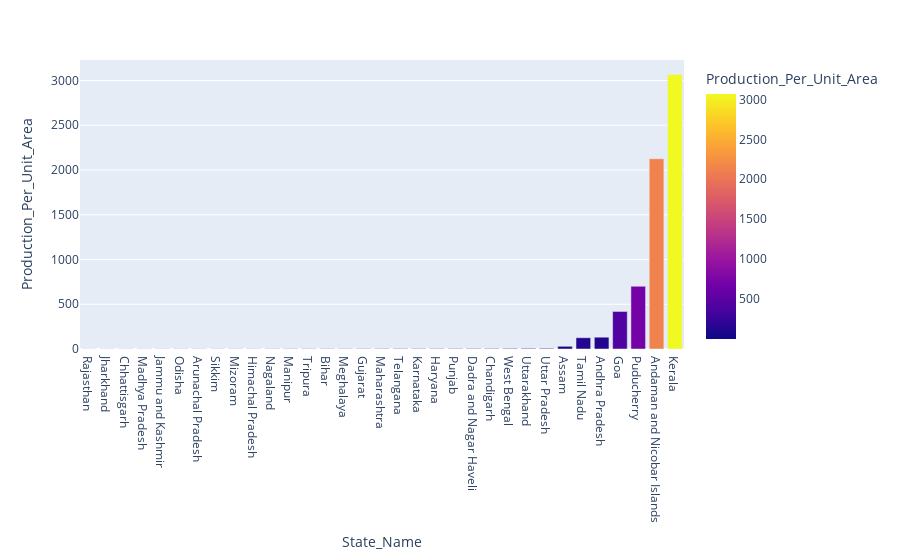

The notebook cell saved with this chart:
### Code cell
temp = crop.groupby('State_Name')['Area', 'Production'].sum().reset_index()
temp['Production_Per_Unit_Area'] = temp['Production']/temp['Area']
temp = temp.sort_values(by='Production_Per_Unit_Area')
px.bar(temp, 'State_Name', 'Production_Per_Unit_Area', color='Production_Per_Unit_Area', )

### Figure 1 — Plotly figure (JSON) as saved in the notebook; plotly's stock layout.template omitted (floating-point values rounded to 4 significant figures)
{"data": [{"alignmentgroup": "True", "hovertemplate": "State_Name=%{x}<br>Production_Per_Unit_Area=%{marker.color}<extra></extra>", "legendgroup": "", "marker": {"color": [1.034, 1.148, 1.216, 1.361, 1.435, 1.456, 1.564, 1.598, 1.672, 1.78, 2.103, 2.606, 2.698, 2.857, 3.002, 3.384, 3.922, 4.119, 4.255, 4.255, 4.627, 4.66, 5.108, 6.49, 7.033, 7.459, 30.01, 125.9, 131.7, 419.5, 701.1, 2126.0, 3068.0], "coloraxis": "coloraxis", "pattern": {"shape": ""}}, "name": "", "offsetgroup": "", "orientation": "v", "showlegend": false, "textposition": "auto", "type": "bar", "x": ["Rajasthan", "Jharkhand", "Chhattisgarh", "Madhya Pradesh", "Jammu and Kashmir ", "Odisha", "Arunachal Pradesh", "Sikkim", "Mizoram", "Himachal Pradesh", "Nagaland", "Manipur", "Tripura", "Bihar", "Meghalaya", "Gujarat", "Maharashtra", "Telangana ", "Karnataka", "Haryana", "Punjab", "Dadra and Nagar Haveli", "Chandigarh", "West Bengal", "Uttarakhand", "Uttar Pradesh", "Assam", "Tamil Nadu", "Andhra Pradesh", "Goa", "Puducherry", "Andaman and Nicobar Islands", "Kerala"], "xaxis": "x", "y": [1.034, 1.148, 1.216, 1.361, 1.435, 1.456, 1.564, 1.598, 1.672, 1.78, 2.103, 2.606, 2.698, 2.857, 3.002, 3.384, 3.922, 4.119, 4.255, 4.255, 4.627, 4.66, 5.108, 6.49, 7.033, 7.459, 30.01, 125.9, 131.7, 419.5, 701.1, 2126.0, 3068.0], "yaxis": "y"}], "layout": {"barmode": "relative", "coloraxis": {"colorbar": {"title": {"text": "Production_Per_Unit_Area"}}, "colorscale": [[0, "#0d0887"], [0.1111, "#46039f"], [0.2222, "#7201a8"], [0.3333, "#9c179e"], [0.4444, "#bd3786"], [0.5556, "#d8576b"], [0.6667, "#ed7953"], [0.7778, "#fb9f3a"], [0.8889, "#fdca26"], [1, "#f0f921"]]}, "legend": {"tracegroupgap": 0}, "margin": {"t": 60}, "xaxis": {"anchor": "y", "domain": [0, 1], "title": {"text": "State_Name"}}, "yaxis": {"anchor": "x", "domain": [0, 1], "title": {"text": "Production_Per_Unit_Area"}}}}
